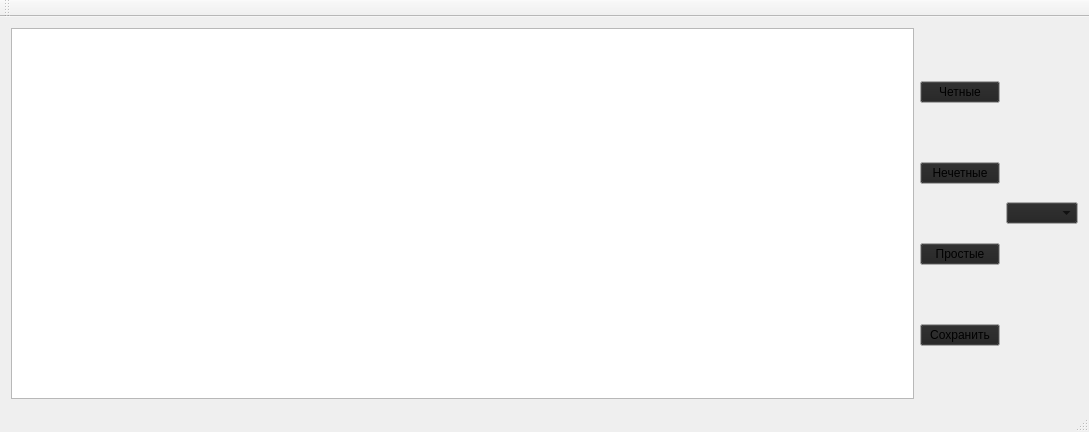
<?xml version="1.0" encoding="UTF-8"?>
<ui version="4.0">
 <class>MainWindow</class>
 <widget class="QMainWindow" name="MainWindow">
  <property name="geometry">
   <rect>
    <x>0</x>
    <y>0</y>
    <width>1089</width>
    <height>432</height>
   </rect>
  </property>
  <property name="palette">
   <palette>
    <active>
     <colorrole role="Button">
      <brush brushstyle="SolidPattern">
       <color alpha="255">
        <red>34</red>
        <green>34</green>
        <blue>34</blue>
       </color>
      </brush>
     </colorrole>
    </active>
    <inactive>
     <colorrole role="Button">
      <brush brushstyle="SolidPattern">
       <color alpha="255">
        <red>34</red>
        <green>34</green>
        <blue>34</blue>
       </color>
      </brush>
     </colorrole>
    </inactive>
    <disabled>
     <colorrole role="Button">
      <brush brushstyle="SolidPattern">
       <color alpha="255">
        <red>34</red>
        <green>34</green>
        <blue>34</blue>
       </color>
      </brush>
     </colorrole>
    </disabled>
   </palette>
  </property>
  <property name="windowTitle">
   <string>MainWindow</string>
  </property>
  <widget class="QWidget" name="centralWidget">
   <layout class="QHBoxLayout" name="horizontalLayout_2">
    <item>
     <widget class="QTableView" name="tableView"/>
    </item>
    <item>
     <layout class="QHBoxLayout" name="horizontalLayout">
      <item>
       <layout class="QVBoxLayout" name="verticalLayout">
        <item>
         <widget class="QPushButton" name="even">
          <property name="text">
           <string>Четные</string>
          </property>
         </widget>
        </item>
        <item>
         <widget class="QPushButton" name="odd">
          <property name="text">
           <string>Нечетные</string>
          </property>
         </widget>
        </item>
        <item>
         <widget class="QPushButton" name="Easy">
          <property name="text">
           <string>Простые</string>
          </property>
         </widget>
        </item>
        <item>
         <widget class="QPushButton" name="save">
          <property name="text">
           <string>Сохранить</string>
          </property>
         </widget>
        </item>
       </layout>
      </item>
      <item>
       <widget class="QComboBox" name="comboBox"/>
      </item>
     </layout>
    </item>
   </layout>
   <zorder>comboBox</zorder>
   <zorder>comboBox</zorder>
   <zorder>comboBox</zorder>
   <zorder>horizontalSpacer_2</zorder>
   <zorder></zorder>
  </widget>
  <widget class="QMenuBar" name="menuBar">
   <property name="geometry">
    <rect>
     <x>0</x>
     <y>0</y>
     <width>1089</width>
     <height>20</height>
    </rect>
   </property>
  </widget>
  <widget class="QToolBar" name="mainToolBar">
   <attribute name="toolBarArea">
    <enum>TopToolBarArea</enum>
   </attribute>
   <attribute name="toolBarBreak">
    <bool>false</bool>
   </attribute>
  </widget>
  <widget class="QStatusBar" name="statusBar"/>
 </widget>
 <layoutdefault spacing="6" margin="11"/>
 <resources/>
 <connections/>
</ui>
